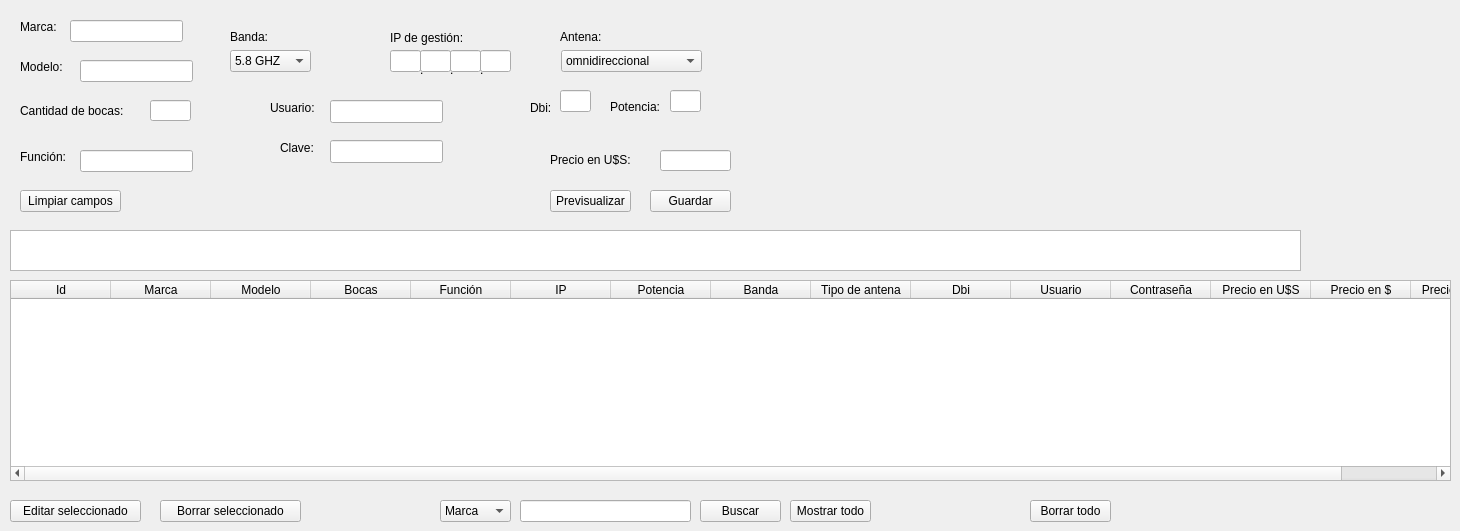
        <widget class="QWidget" name="tabWireless">
         <attribute name="title">
          <string>Dispositivo Wireless</string>
         </attribute>
         <widget class="QLabel" name="label_10">
          <property name="geometry">
           <rect>
            <x>550</x>
            <y>150</y>
            <width>111</width>
            <height>20</height>
           </rect>
          </property>
          <property name="text">
           <string>Precio en U$S:</string>
          </property>
         </widget>
         <widget class="QLineEdit" name="leIPw_2">
          <property name="geometry">
           <rect>
            <x>420</x>
            <y>50</y>
            <width>31</width>
            <height>22</height>
           </rect>
          </property>
         </widget>
         <widget class="QLineEdit" name="leIPw_4">
          <property name="geometry">
           <rect>
            <x>480</x>
            <y>50</y>
            <width>31</width>
            <height>22</height>
           </rect>
          </property>
         </widget>
         <widget class="QLineEdit" name="leFuncionW">
          <property name="geometry">
           <rect>
            <x>80</x>
            <y>150</y>
            <width>113</width>
            <height>22</height>
           </rect>
          </property>
         </widget>
         <widget class="QLineEdit" name="leIPw_3">
          <property name="geometry">
           <rect>
            <x>450</x>
            <y>50</y>
            <width>31</width>
            <height>22</height>
           </rect>
          </property>
         </widget>
         <widget class="QLineEdit" name="leMarcaW">
          <property name="geometry">
           <rect>
            <x>70</x>
            <y>20</y>
            <width>113</width>
            <height>22</height>
           </rect>
          </property>
         </widget>
         <widget class="QLineEdit" name="leIPw">
          <property name="geometry">
           <rect>
            <x>390</x>
            <y>50</y>
            <width>31</width>
            <height>22</height>
           </rect>
          </property>
         </widget>
         <widget class="QLabel" name="label_11">
          <property name="geometry">
           <rect>
            <x>390</x>
            <y>30</y>
            <width>91</width>
            <height>16</height>
           </rect>
          </property>
          <property name="text">
           <string>IP de gestión:</string>
          </property>
         </widget>
         <widget class="QLineEdit" name="lePrecioW">
          <property name="geometry">
           <rect>
            <x>660</x>
            <y>150</y>
            <width>71</width>
            <height>21</height>
           </rect>
          </property>
         </widget>
         <widget class="QLineEdit" name="leBocasW">
          <property name="geometry">
           <rect>
            <x>150</x>
            <y>100</y>
            <width>41</width>
            <height>21</height>
           </rect>
          </property>
         </widget>
         <widget class="QLabel" name="label_12">
          <property name="geometry">
           <rect>
            <x>20</x>
            <y>20</y>
            <width>59</width>
            <height>14</height>
           </rect>
          </property>
          <property name="text">
           <string>Marca:</string>
          </property>
         </widget>
         <widget class="QLineEdit" name="leModeloW">
          <property name="geometry">
           <rect>
            <x>80</x>
            <y>60</y>
            <width>113</width>
            <height>22</height>
           </rect>
          </property>
         </widget>
         <widget class="QLabel" name="label_13">
          <property name="geometry">
           <rect>
            <x>20</x>
            <y>60</y>
            <width>59</width>
            <height>14</height>
           </rect>
          </property>
          <property name="text">
           <string>Modelo:</string>
          </property>
         </widget>
         <widget class="QLabel" name="label_14">
          <property name="geometry">
           <rect>
            <x>20</x>
            <y>150</y>
            <width>59</width>
            <height>14</height>
           </rect>
          </property>
          <property name="text">
           <string>Función:</string>
          </property>
         </widget>
         <widget class="QLabel" name="label_15">
          <property name="geometry">
           <rect>
            <x>20</x>
            <y>100</y>
            <width>121</width>
            <height>21</height>
           </rect>
          </property>
          <property name="text">
           <string>Cantidad de bocas:</string>
          </property>
         </widget>
         <widget class="QLabel" name="label_16">
          <property name="geometry">
           <rect>
            <x>480</x>
            <y>60</y>
            <width>16</width>
            <height>20</height>
           </rect>
          </property>
          <property name="text">
           <string>.</string>
          </property>
         </widget>
         <widget class="QLabel" name="label_17">
          <property name="geometry">
           <rect>
            <x>450</x>
            <y>60</y>
            <width>16</width>
            <height>20</height>
           </rect>
          </property>
          <property name="text">
           <string>.</string>
          </property>
         </widget>
         <widget class="QLabel" name="label_18">
          <property name="geometry">
           <rect>
            <x>420</x>
            <y>60</y>
            <width>16</width>
            <height>20</height>
           </rect>
          </property>
          <property name="text">
           <string>.</string>
          </property>
         </widget>
         <widget class="QComboBox" name="cboAntena">
          <property name="geometry">
           <rect>
            <x>561</x>
            <y>50</y>
            <width>141</width>
            <height>22</height>
           </rect>
          </property>
          <item>
           <property name="text">
            <string>omnidireccional</string>
           </property>
          </item>
          <item>
           <property name="text">
            <string>panel</string>
           </property>
          </item>
          <item>
           <property name="text">
            <string>grillada</string>
           </property>
          </item>
          <item>
           <property name="text">
            <string>dish</string>
           </property>
          </item>
          <item>
           <property name="text">
            <string>parabólica</string>
           </property>
          </item>
         </widget>
         <widget class="QLabel" name="label_19">
          <property name="geometry">
           <rect>
            <x>560</x>
            <y>30</y>
            <width>59</width>
            <height>14</height>
           </rect>
          </property>
          <property name="text">
           <string>&lt;html&gt;&lt;head/&gt;&lt;body&gt;&lt;p&gt;Antena:&lt;/p&gt;&lt;/body&gt;&lt;/html&gt;</string>
          </property>
         </widget>
         <widget class="QLabel" name="label_20">
          <property name="geometry">
           <rect>
            <x>530</x>
            <y>100</y>
            <width>31</width>
            <height>16</height>
           </rect>
          </property>
          <property name="text">
           <string>Dbi:</string>
          </property>
         </widget>
         <widget class="QLabel" name="label_21">
          <property name="geometry">
           <rect>
            <x>610</x>
            <y>100</y>
            <width>59</width>
            <height>14</height>
           </rect>
          </property>
          <property name="text">
           <string>Potencia:</string>
          </property>
         </widget>
         <widget class="QLineEdit" name="leDbi">
          <property name="geometry">
           <rect>
            <x>560</x>
            <y>90</y>
            <width>31</width>
            <height>22</height>
           </rect>
          </property>
         </widget>
         <widget class="QLineEdit" name="lePotencia">
          <property name="geometry">
           <rect>
            <x>670</x>
            <y>90</y>
            <width>31</width>
            <height>22</height>
           </rect>
          </property>
         </widget>
         <widget class="QLabel" name="label_22">
          <property name="geometry">
           <rect>
            <x>230</x>
            <y>30</y>
            <width>59</width>
            <height>14</height>
           </rect>
          </property>
          <property name="text">
           <string>Banda:</string>
          </property>
         </widget>
         <widget class="QComboBox" name="cboBanda">
          <property name="geometry">
           <rect>
            <x>230</x>
            <y>50</y>
            <width>81</width>
            <height>22</height>
           </rect>
          </property>
          <item>
           <property name="text">
            <string>5.8 GHZ</string>
           </property>
          </item>
          <item>
           <property name="text">
            <string>2.4 GHZ</string>
           </property>
          </item>
          <item>
           <property name="text">
            <string>2.4 / 5.8 GHZ</string>
           </property>
          </item>
          <item>
           <property name="text">
            <string>60 GHZ</string>
           </property>
          </item>
          <item>
           <property name="text">
            <string>900 MHZ</string>
           </property>
          </item>
         </widget>
         <widget class="QListWidget" name="qlwWireless">
          <property name="geometry">
           <rect>
            <x>10</x>
            <y>230</y>
            <width>1291</width>
            <height>41</height>
           </rect>
          </property>
         </widget>
         <widget class="QPushButton" name="pbtnPrevisualizarW">
          <property name="geometry">
           <rect>
            <x>550</x>
            <y>190</y>
            <width>81</width>
            <height>22</height>
           </rect>
          </property>
          <property name="text">
           <string>Previsualizar</string>
          </property>
         </widget>
         <widget class="QPushButton" name="pbtnGuardarW">
          <property name="geometry">
           <rect>
            <x>650</x>
            <y>190</y>
            <width>81</width>
            <height>22</height>
           </rect>
          </property>
          <property name="text">
           <string>Guardar</string>
          </property>
         </widget>
         <widget class="QPushButton" name="pbBorrarListaW">
          <property name="geometry">
           <rect>
            <x>1030</x>
            <y>500</y>
            <width>81</width>
            <height>22</height>
           </rect>
          </property>
          <property name="text">
           <string>Borrar todo</string>
          </property>
         </widget>
         <widget class="QTableWidget" name="qtwWireless">
          <property name="geometry">
           <rect>
            <x>10</x>
            <y>280</y>
            <width>1441</width>
            <height>201</height>
           </rect>
          </property>
          <property name="selectionBehavior">
           <enum>QAbstractItemView::SelectRows</enum>
          </property>
          <attribute name="verticalHeaderVisible">
           <bool>false</bool>
          </attribute>
          <column>
           <property name="text">
            <string>Id</string>
           </property>
          </column>
          <column>
           <property name="text">
            <string>Marca</string>
           </property>
          </column>
          <column>
           <property name="text">
            <string>Modelo</string>
           </property>
          </column>
          <column>
           <property name="text">
            <string>Bocas</string>
           </property>
          </column>
          <column>
           <property name="text">
            <string>Función</string>
           </property>
          </column>
          <column>
           <property name="text">
            <string>IP</string>
           </property>
          </column>
          <column>
           <property name="text">
            <string>Potencia</string>
           </property>
          </column>
          <column>
           <property name="text">
            <string>Banda</string>
           </property>
          </column>
          <column>
           <property name="text">
            <string>Tipo de antena</string>
           </property>
          </column>
          <column>
           <property name="text">
            <string>Dbi</string>
           </property>
          </column>
          <column>
           <property name="text">
            <string>Usuario</string>
           </property>
          </column>
          <column>
           <property name="text">
            <string>Contraseña</string>
           </property>
          </column>
          <column>
           <property name="text">
            <string>Precio en U$S</string>
           </property>
          </column>
          <column>
           <property name="text">
            <string>Precio en $</string>
           </property>
          </column>
          <column>
           <property name="text">
            <string>Precio con IVA</string>
           </property>
          </column>
         </widget>
         <widget class="QPushButton" name="pbtnBorrarW">
          <property name="geometry">
           <rect>
            <x>160</x>
            <y>500</y>
            <width>141</width>
            <height>22</height>
           </rect>
          </property>
          <property name="text">
           <string>Borrar seleccionado</string>
          </property>
         </widget>
         <widget class="QPushButton" name="pbtnEditarW">
          <property name="geometry">
           <rect>
            <x>10</x>
            <y>500</y>
            <width>131</width>
            <height>22</height>
           </rect>
          </property>
          <property name="text">
           <string>Editar seleccionado</string>
          </property>
         </widget>
         <widget class="QPushButton" name="pbtnLimpiarW">
          <property name="geometry">
           <rect>
            <x>20</x>
            <y>190</y>
            <width>101</width>
            <height>22</height>
           </rect>
          </property>
          <property name="text">
           <string>Limpiar campos</string>
          </property>
         </widget>
         <widget class="QComboBox" name="cboBuscarW">
          <property name="geometry">
           <rect>
            <x>440</x>
            <y>500</y>
            <width>71</width>
            <height>22</height>
           </rect>
          </property>
          <item>
           <property name="text">
            <string>Marca</string>
           </property>
          </item>
          <item>
           <property name="text">
            <string>Modelo</string>
           </property>
          </item>
         </widget>
         <widget class="QLineEdit" name="leBuscarW">
          <property name="geometry">
           <rect>
            <x>520</x>
            <y>500</y>
            <width>171</width>
            <height>22</height>
           </rect>
          </property>
         </widget>
         <widget class="QPushButton" name="pbtnBuscarW">
          <property name="geometry">
           <rect>
            <x>700</x>
            <y>500</y>
            <width>81</width>
            <height>22</height>
           </rect>
          </property>
          <property name="text">
           <string>Buscar</string>
          </property>
         </widget>
         <widget class="QPushButton" name="pbtnMostrarTodoW">
          <property name="geometry">
           <rect>
            <x>790</x>
            <y>500</y>
            <width>81</width>
            <height>22</height>
           </rect>
          </property>
          <property name="text">
           <string>Mostrar todo</string>
          </property>
         </widget>
         <widget class="QLineEdit" name="leUserW">
          <property name="geometry">
           <rect>
            <x>330</x>
            <y>100</y>
            <width>113</width>
            <height>23</height>
           </rect>
          </property>
         </widget>
         <widget class="QLabel" name="label_44">
          <property name="geometry">
           <rect>
            <x>280</x>
            <y>140</y>
            <width>41</width>
            <height>16</height>
           </rect>
          </property>
          <property name="text">
           <string>Clave:</string>
          </property>
         </widget>
         <widget class="QLineEdit" name="lePassW">
          <property name="geometry">
           <rect>
            <x>330</x>
            <y>140</y>
            <width>113</width>
            <height>23</height>
           </rect>
          </property>
          <property name="inputMethodHints">
           <set>Qt::ImhHiddenText|Qt::ImhNoAutoUppercase|Qt::ImhNoPredictiveText|Qt::ImhSensitiveData</set>
          </property>
          <property name="echoMode">
           <enum>QLineEdit::Password</enum>
          </property>
         </widget>
         <widget class="QLabel" name="label_45">
          <property name="geometry">
           <rect>
            <x>270</x>
            <y>100</y>
            <width>59</width>
            <height>15</height>
           </rect>
          </property>
          <property name="text">
           <string>Usuario:</string>
          </property>
         </widget>
        </widget>
